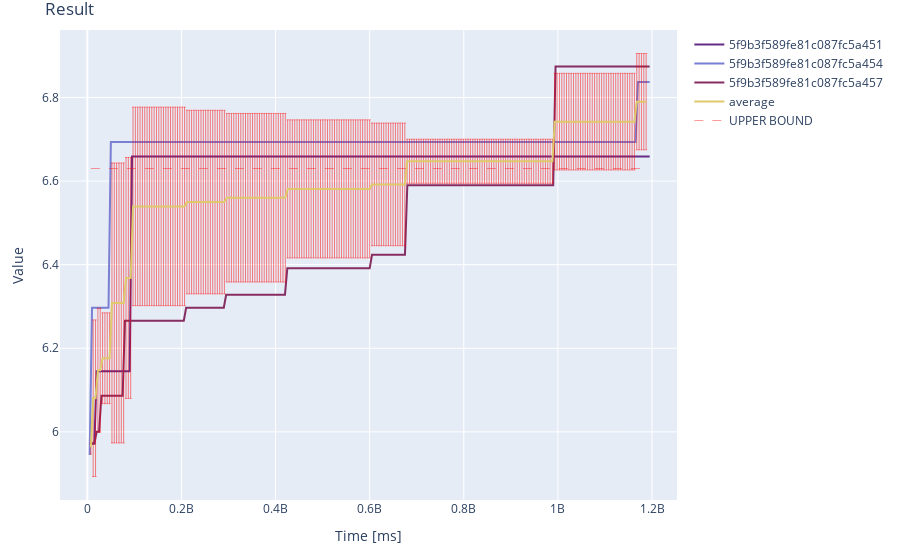

Notebook cell for this chart:
### Code cell
# Thresholds Computation Series API

upper_threshold = 6.63
criteria = cb.CriteriaMode.ANY # ANY | FINAL | AVERAGE
thresholds = cb.Thresholds(upper=upper_threshold, lower=None)

data_pack = cb_computation_series_api.exceeding_thresholds(field, criteria, thresholds)
builder = plot_builder(data_pack)

# Additionaly draw threshold(s) on the plot
builder.add_trend('UPPER BOUND', cp.PlotlyTrendLine('average', cp.PlotlyTrendLineKind.CONST, upper_threshold))
builder.plot()

### Figure 1 — Plotly figure (JSON) as saved in the notebook; plotly's stock layout.template omitted (floating-point values rounded to 4 significant figures; data arrays with more than 128 entries replaced by an {"elided": "..."} marker saying what was removed)
{"data": [{"line": {"color": "#652d86"}, "marker": {"symbol": "circle"}, "mode": "lines", "name": "5f9b3f589fe81c087fc5a451", "type": "scatter", "x": {"elided": "239 float values"}, "y": {"elided": "239 float values"}}, {"line": {"color": "#797fd2"}, "marker": {"symbol": "circle"}, "mode": "lines", "name": "5f9b3f589fe81c087fc5a454", "type": "scatter", "x": {"elided": "239 float values"}, "y": {"elided": "239 float values"}}, {"line": {"color": "#862d62"}, "marker": {"symbol": "circle"}, "mode": "lines", "name": "5f9b3f589fe81c087fc5a457", "type": "scatter", "x": {"elided": "239 float values"}, "y": {"elided": "239 float values"}}, {"error_y": {"array": {"elided": "238 float values"}, "color": "red", "thickness": 0.5, "type": "data", "visible": true, "width": 1}, "line": {"color": "#e0c96c"}, "marker": {"symbol": "circle"}, "mode": "lines", "name": "average", "type": "scatter", "x": {"elided": "238 float values"}, "y": {"elided": "238 float values"}}, {"line": {"color": "red", "dash": "dash", "width": 0.4}, "mode": "lines", "name": "UPPER BOUND", "type": "scatter", "x": [7493000.0, 138600000.0, 269700000.0, 400800000.0, 532000000.0, 663100000.0, 794200000.0, 925300000.0, 1056000000.0, 1188000000.0], "y": [6.63, 6.63, 6.63, 6.63, 6.63, 6.63, 6.63, 6.63, 6.63, 6.63]}], "layout": {"margin": {"b": 60, "l": 60, "r": 30, "t": 30}, "showlegend": true, "title": {"text": "Result"}, "xaxis": {"title": {"text": "Time [ms]"}, "visible": true}, "yaxis": {"title": {"text": "Value"}, "visible": true}}}
